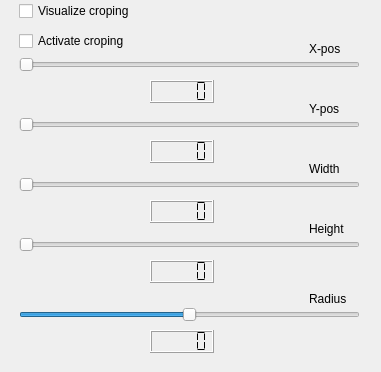
       <widget class="QWidget" name="cropPage">
        <property name="geometry">
         <rect>
          <x>0</x>
          <y>0</y>
          <width>381</width>
          <height>372</height>
         </rect>
        </property>
        <attribute name="label">
         <string>Cropping of scan region</string>
        </attribute>
        <widget class="QLabel" name="label_26">
         <property name="geometry">
          <rect>
           <x>309</x>
           <y>100</y>
           <width>41</width>
           <height>17</height>
          </rect>
         </property>
         <property name="text">
          <string>Y-pos</string>
         </property>
        </widget>
        <widget class="QLCDNumber" name="widthBox">
         <property name="geometry">
          <rect>
           <x>150</x>
           <y>200</y>
           <width>64</width>
           <height>23</height>
          </rect>
         </property>
         <property name="segmentStyle">
          <enum>QLCDNumber::Flat</enum>
         </property>
        </widget>
        <widget class="QSlider" name="heightSlider">
         <property name="geometry">
          <rect>
           <x>19</x>
           <y>230</y>
           <width>341</width>
           <height>29</height>
          </rect>
         </property>
         <property name="maximum">
          <number>25</number>
         </property>
         <property name="singleStep">
          <number>1</number>
         </property>
         <property name="orientation">
          <enum>Qt::Horizontal</enum>
         </property>
         <property name="invertedControls">
          <bool>false</bool>
         </property>
        </widget>
        <widget class="QSlider" name="widthSlider">
         <property name="geometry">
          <rect>
           <x>19</x>
           <y>170</y>
           <width>341</width>
           <height>29</height>
          </rect>
         </property>
         <property name="maximum">
          <number>25</number>
         </property>
         <property name="singleStep">
          <number>1</number>
         </property>
         <property name="orientation">
          <enum>Qt::Horizontal</enum>
         </property>
         <property name="invertedControls">
          <bool>false</bool>
         </property>
        </widget>
        <widget class="QLabel" name="label_27">
         <property name="geometry">
          <rect>
           <x>309</x>
           <y>160</y>
           <width>41</width>
           <height>17</height>
          </rect>
         </property>
         <property name="text">
          <string>Width</string>
         </property>
        </widget>
        <widget class="QLCDNumber" name="yposBox">
         <property name="geometry">
          <rect>
           <x>150</x>
           <y>140</y>
           <width>64</width>
           <height>23</height>
          </rect>
         </property>
         <property name="segmentStyle">
          <enum>QLCDNumber::Flat</enum>
         </property>
        </widget>
        <widget class="QCheckBox" name="cropingCheckBox">
         <property name="geometry">
          <rect>
           <x>19</x>
           <y>30</y>
           <width>221</width>
           <height>22</height>
          </rect>
         </property>
         <property name="text">
          <string>Activate croping</string>
         </property>
        </widget>
        <widget class="QLabel" name="label_29">
         <property name="geometry">
          <rect>
           <x>309</x>
           <y>40</y>
           <width>41</width>
           <height>17</height>
          </rect>
         </property>
         <property name="text">
          <string>X-pos</string>
         </property>
        </widget>
        <widget class="QSlider" name="xposSlider">
         <property name="geometry">
          <rect>
           <x>19</x>
           <y>50</y>
           <width>341</width>
           <height>29</height>
          </rect>
         </property>
         <property name="maximum">
          <number>25</number>
         </property>
         <property name="singleStep">
          <number>1</number>
         </property>
         <property name="orientation">
          <enum>Qt::Horizontal</enum>
         </property>
         <property name="invertedControls">
          <bool>false</bool>
         </property>
        </widget>
        <widget class="QLCDNumber" name="heigthBox">
         <property name="geometry">
          <rect>
           <x>150</x>
           <y>260</y>
           <width>64</width>
           <height>23</height>
          </rect>
         </property>
         <property name="segmentStyle">
          <enum>QLCDNumber::Flat</enum>
         </property>
        </widget>
        <widget class="QCheckBox" name="cropingVisualizeCheckBox">
         <property name="geometry">
          <rect>
           <x>19</x>
           <y>0</y>
           <width>221</width>
           <height>22</height>
          </rect>
         </property>
         <property name="text">
          <string>Visualize croping</string>
         </property>
        </widget>
        <widget class="QLabel" name="label_30">
         <property name="geometry">
          <rect>
           <x>309</x>
           <y>220</y>
           <width>51</width>
           <height>17</height>
          </rect>
         </property>
         <property name="text">
          <string>Height</string>
         </property>
        </widget>
        <widget class="QLCDNumber" name="xposBox">
         <property name="geometry">
          <rect>
           <x>150</x>
           <y>80</y>
           <width>64</width>
           <height>23</height>
          </rect>
         </property>
         <property name="segmentStyle">
          <enum>QLCDNumber::Flat</enum>
         </property>
        </widget>
        <widget class="QSlider" name="yposSlider">
         <property name="geometry">
          <rect>
           <x>19</x>
           <y>110</y>
           <width>341</width>
           <height>29</height>
          </rect>
         </property>
         <property name="maximum">
          <number>25</number>
         </property>
         <property name="singleStep">
          <number>1</number>
         </property>
         <property name="orientation">
          <enum>Qt::Horizontal</enum>
         </property>
         <property name="invertedControls">
          <bool>false</bool>
         </property>
        </widget>
        <widget class="QSlider" name="radiusSlider">
         <property name="geometry">
          <rect>
           <x>19</x>
           <y>300</y>
           <width>341</width>
           <height>29</height>
          </rect>
         </property>
         <property name="maximum">
          <number>200</number>
         </property>
         <property name="singleStep">
          <number>1</number>
         </property>
         <property name="value">
          <number>100</number>
         </property>
         <property name="orientation">
          <enum>Qt::Horizontal</enum>
         </property>
         <property name="invertedControls">
          <bool>false</bool>
         </property>
        </widget>
        <widget class="QLabel" name="label_31">
         <property name="geometry">
          <rect>
           <x>309</x>
           <y>290</y>
           <width>51</width>
           <height>17</height>
          </rect>
         </property>
         <property name="text">
          <string>Radius</string>
         </property>
        </widget>
        <widget class="QLCDNumber" name="radiusBox">
         <property name="geometry">
          <rect>
           <x>150</x>
           <y>330</y>
           <width>64</width>
           <height>23</height>
          </rect>
         </property>
         <property name="segmentStyle">
          <enum>QLCDNumber::Flat</enum>
         </property>
        </widget>
       </widget>
